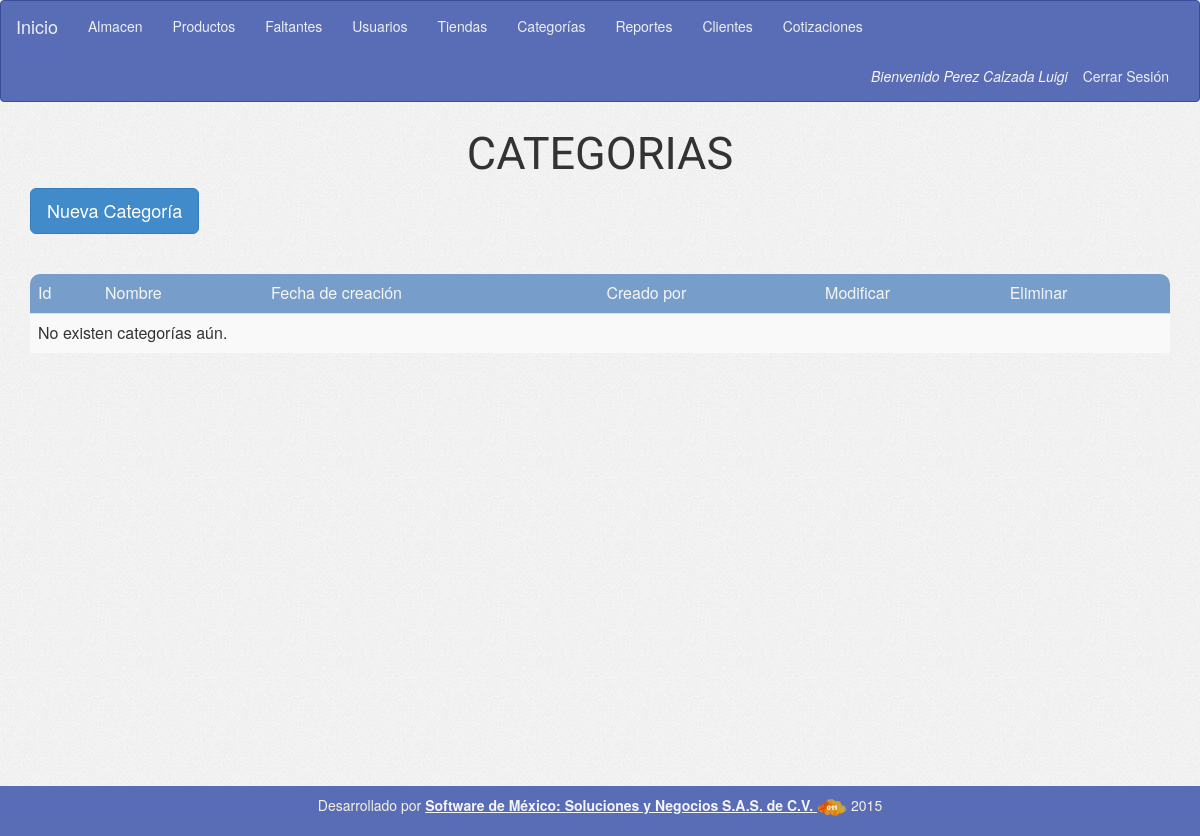
Before: /cotizador/form_select_category_2.php (signed in) with the older database file.
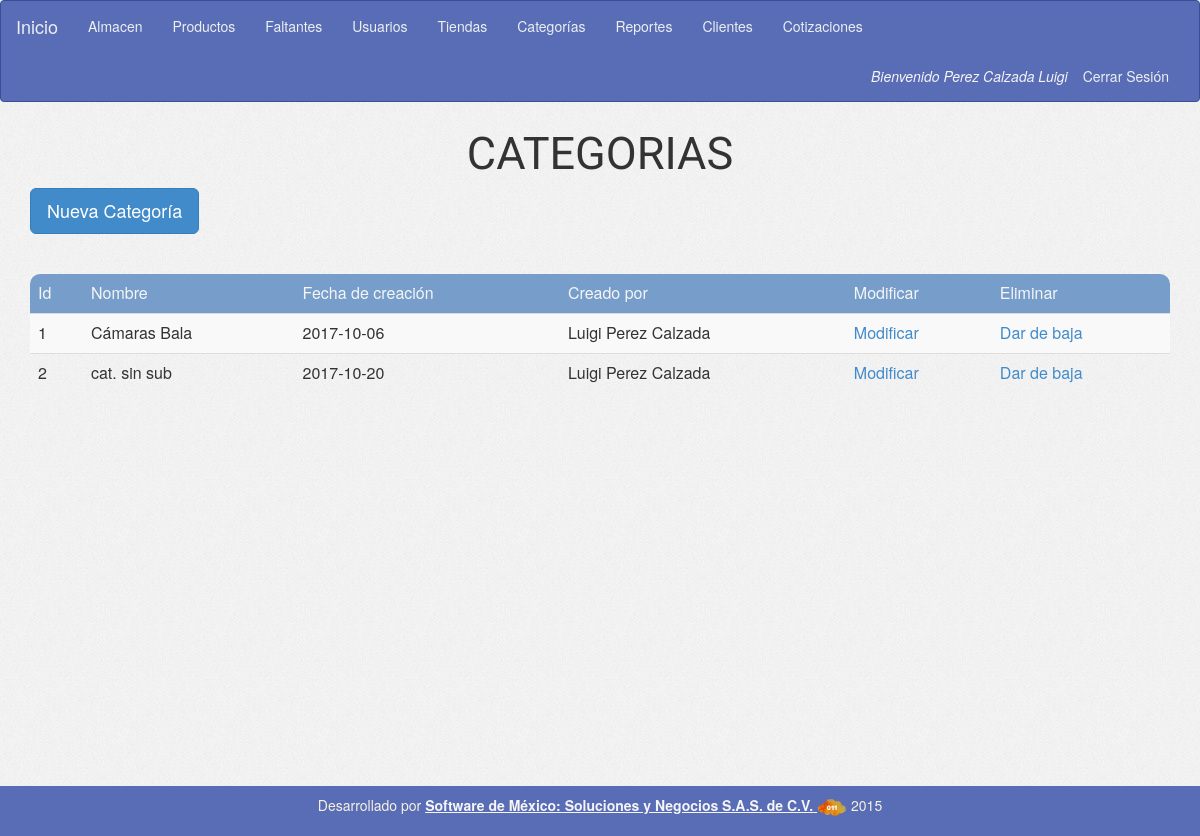
After: the same page with the newer database file.
### tables this page shows
CREATE TABLE IF NOT EXISTS `categorias` (
  `id` int(11) NOT NULL,
  `nombre` varchar(50) NOT NULL,
  `created` date NOT NULL,
  `created_by_user_id` int(11) NOT NULL,
  `activo` tinyint(4) NOT NULL,
  `img` varchar(50) DEFAULT NULL
);

### cotizador/config/conexion.php (called while the page is built, shortened)
<?php
	$tCategory="categorias";
        $tUser="usuarios";
?>

### cotizador/form_select_category_2.php (the view, shortened to what this page needs)
<?php
include('config/conexion.php');
include('header.php');
include ('menu.php');
if (!isset($_SESSION['sessA']))
  echo '<div class="row"><div class="col-sm-12 text-center"><h2>No ha iniciado sesión de Administrador</h2></div></div>';
else if ($_SESSION['perfil'] != "1")
  echo '<div class="row><div class="col-sm-12 text-center"><h2>No tienes permiso para entrar a esta sección</h2></div></div>';
else {
  $sqlGetCategory = "SELECT id, nombre, created, (SELECT CONCAT(nombre,' ',ap,' ',am) FROM $tUser WHERE id=$tCategory.created_by_user_id ) as created_by FROM $tCategory WHERE activo='1' ";
  $resGetCategory = $con->query($sqlGetCategory);
  $optCategory = '';
  if ($resGetCategory->num_rows > 0) {
    while ($rowGetCategory = $resGetCategory->fetch_assoc()) {
      $optCategory .= '<tr>';
      $optCategory .= '<td>' . $rowGetCategory['id'] . '</td>';
      $optCategory .= '<td>' . $rowGetCategory['nombre'] . '</td>';
      $optCategory .= '<td>' . $rowGetCategory['created'] . '</td>';
      $optCategory .= '<td>' . $rowGetCategory['created_by'] . '</td>';
      $optCategory .= '<td><a href="form_update_category.php?id=' . $rowGetCategory['id'] . '" >Modificar</a></td>';
      $optCategory .= '<td><a class="delete" data-id="' . $rowGetCategory['id'] . '" >Dar de baja</a></td>';
      $optCategory .= '</tr>';
    }
  } else {
    $optCategory.='<tr><td colspan="6">No existen categorías aún.</td></tr>';
  }
  ?>
  <div class="container">
    <div class="row">
      <div class="titulo-crud text-center">
        CATEGORIAS
      </div>
      <div class="col-md-12">
        <button type="button" class="btn btn-primary btn-lg" data-toggle="modal" data-target="#myModal">
          Nueva Categoría
        </button>
      </div>
    </div>
    <br>
     <div class="msg"></div>
    <table class="table table-striped">
      <thead>
        <tr>
            <td class="t-head-first">Id</td>
            <td class="t-head">Nombre</td>
            <td class="t-head">Fecha de creación</td>
            <td class="t-head-last">Creado por</td>
            <td class="t-head">Modificar</td>
            <td class="t-head-last">Eliminar</td>
        </tr>
      </thead>
      <tbody>
	<?= $optCategory; ?>
      </tbody>
    </table>
  </div>
  <?php
}
include ('footer.php');
?>

Changed rows visible on the page:
added categorias: id "1", nombre "Cámaras Bala", created "2017-10-06", created_by "Luigi Perez Calzada"
added categorias: id "2", nombre "cat. sin sub", created "2017-10-20", created_by "Luigi Perez Calzada"
Other visible differences:
text no longer shown: "No existen categorías aún."
